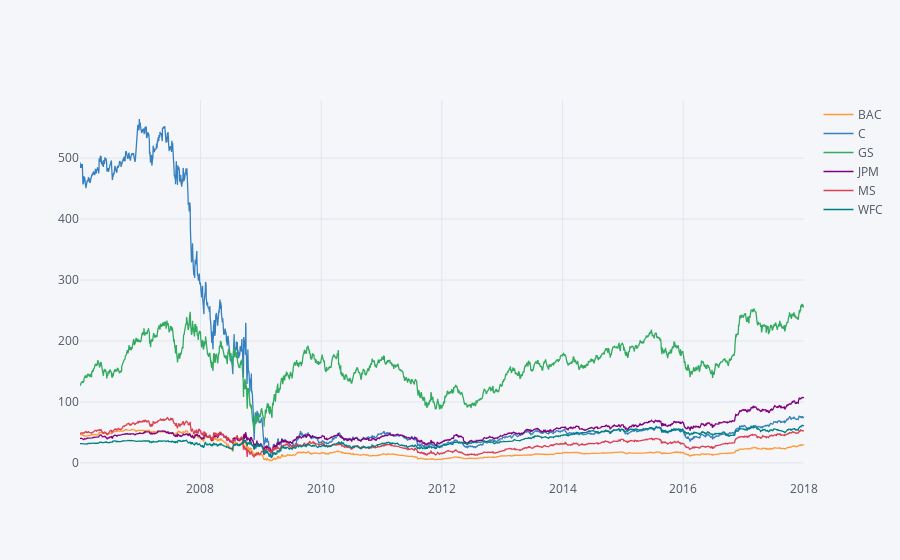

Here is the notebook cell this chart was saved with:
### Code cell
# plotly - more interactive
bank_stocks.xs(key='Close',axis=1,level='Stock Info').iplot()

### Figure 1 — Plotly figure (JSON) as saved in the notebook; plotly's stock layout.template omitted (floating-point values rounded to 4 significant figures; data arrays with more than 128 entries replaced by an {"elided": "..."} marker saying what was removed)
{"data": [{"line": {"color": "rgba(255, 153, 51, 1.0)", "dash": "solid", "width": 1.3}, "mode": "lines", "name": "BAC", "text": "", "type": "scatter", "x": {"elided": "3131 str values"}, "y": {"elided": "3131 float values"}}, {"line": {"color": "rgba(55, 128, 191, 1.0)", "dash": "solid", "width": 1.3}, "mode": "lines", "name": "C", "text": "", "type": "scatter", "x": {"elided": "3131 str values"}, "y": {"elided": "3131 float values"}}, {"line": {"color": "rgba(50, 171, 96, 1.0)", "dash": "solid", "width": 1.3}, "mode": "lines", "name": "GS", "text": "", "type": "scatter", "x": {"elided": "3131 str values"}, "y": {"elided": "3131 float values"}}, {"line": {"color": "rgba(128, 0, 128, 1.0)", "dash": "solid", "width": 1.3}, "mode": "lines", "name": "JPM", "text": "", "type": "scatter", "x": {"elided": "3131 str values"}, "y": {"elided": "3131 float values"}}, {"line": {"color": "rgba(219, 64, 82, 1.0)", "dash": "solid", "width": 1.3}, "mode": "lines", "name": "MS", "text": "", "type": "scatter", "x": {"elided": "3131 str values"}, "y": {"elided": "3131 float values"}}, {"line": {"color": "rgba(0, 128, 128, 1.0)", "dash": "solid", "width": 1.3}, "mode": "lines", "name": "WFC", "text": "", "type": "scatter", "x": {"elided": "3131 str values"}, "y": {"elided": "3131 float values"}}], "layout": {"legend": {"bgcolor": "#F5F6F9", "font": {"color": "#4D5663"}}, "paper_bgcolor": "#F5F6F9", "plot_bgcolor": "#F5F6F9", "titlefont": {"color": "#4D5663"}, "xaxis1": {"gridcolor": "#E1E5ED", "showgrid": true, "tickfont": {"color": "#4D5663"}, "title": "", "titlefont": {"color": "#4D5663"}, "zerolinecolor": "#E1E5ED"}, "yaxis1": {"gridcolor": "#E1E5ED", "showgrid": true, "tickfont": {"color": "#4D5663"}, "title": "", "titlefont": {"color": "#4D5663"}, "zerolinecolor": "#E1E5ED"}}}
